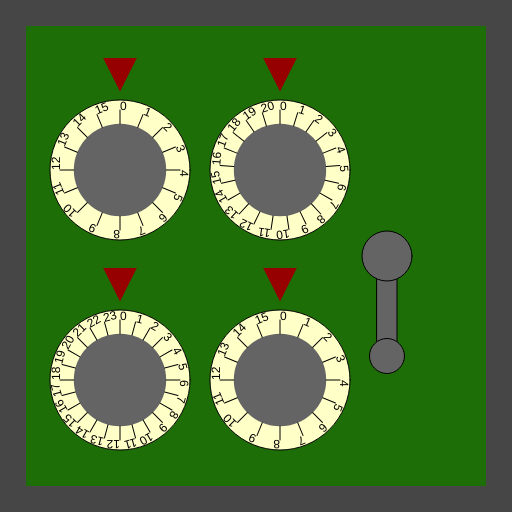
Frame 1 (no input)
Frame 60 (no input): identical to frame 1, image omitted
Frame 120 (the mouse pressed at the canvas centre since frame 60): identical to frame 1, image omitted

The p5.js sketch that drew this single still picture (run headless with seeded random() and noise() and a simulated clock; from frame 60 on, the mouse is pressed at the canvas centre):

// p5.js sketch
// ── sketch.js
/*

Officer: 9645752
CaseNum: 303-2-60962088-9645752

Case 303 - The Case of the Crooked Attorney
Stage 3 - The Gates Bank

I’ve made an appointment for you at the Gates Bank to retrieve your safe deposit box from the vault.
Actually you will break into Torvalds’ one.

Crack the safe by doing the following:

	When the mouse button is released:
	- Make secure_safe_key_a equal to the value of mouseY
	- Use the 'max' function to prevent secure_safe_key_a from falling below 2

	Whilst the mouse is being dragged:
	- Decrement secure_safe_key_b by 3
	- Use the 'max' function to prevent secure_safe_key_b from falling below 2

	When the mouse button is pressed:
	- Make secure_safe_key_c equal to the value of mouseY
	- Use the 'max' function to prevent secure_safe_key_c from falling below 4

	When any key is pressed:
	- Increment secure_safe_key_d by 3
	- Use the 'min' function to prevent secure_safe_key_d from going above 11

	When the mouse button is pressed:
	- Make secure_safe_key_e equal to the value of mouseX
	- Use the 'max' function to prevent secure_safe_key_e from falling below 17



This time you'll need to create the relevant event handlers yourself.

There are many possible ways of investigating this case, but you
should use ONLY the following commands:

	- The assignment operator aka. the equals sign !
	- mouseX, mouseY
	- Incrementing +=
	- Decrementing -=
	- min, max
	- constrain

*/

//declare the variables

var secure_safe_key_a;
var secure_safe_key_b;
var secure_safe_key_c;
var secure_safe_key_d;
var secure_safe_key_e;


function preload()
{
	//IMAGES WILL BE LOADED HERE

}

function setup()
{
	createCanvas(512,512);

	//initialise the variables
	secure_safe_key_a = 0;
	secure_safe_key_b = 0;
	secure_safe_key_c = 0;
	secure_safe_key_d = 0;
	secure_safe_key_e = 0;

}

///////////////////EVENT HANDLERS///////////////////

//Create event handlers here to open the safe ...


///////////////DO NOT CHANGE CODE BELOW THIS POINT///////////////////

function draw()
{

	//Draw the safe door
	background(70);
	noStroke();
	fill(29,110,6);
	rect(26,26,width-52,width-52);

	//Draw the combination dials
	push();
	translate(120,170);
	drawDial(140,secure_safe_key_a, 16);
	pop();

	push();
	translate(120,380);
	drawDial(140,secure_safe_key_b, 24);
	pop();

	push();
	translate(280,170);
	drawDial(140,secure_safe_key_c, 21);
	pop();

	push();
	translate(280,380);
	drawDial(140,secure_safe_key_d, 16);
	pop();

	//Draw the lever
	push();
	translate(width - 125,256);
	drawLever(secure_safe_key_e);
	pop();


}

function drawDial(diameter,num,maxNum)
{
	//the combination lock

	var r = diameter * 0.5;
	var p = r * 0.6;

	stroke(0);
	fill(255,255,200);
	ellipse(0,0,diameter,diameter);
	fill(100);
	noStroke();
	ellipse(0,0,diameter*0.66,diameter*0.66);
	fill(150,0,0);
	triangle(
		-p * 0.4,-r-p,
		p * 0.4,-r-p,
		0,-r-p/5
	);

	noStroke();

	push();
	var inc = 360/maxNum;

	rotate(radians(-num * inc));
	for(var i = 0; i < maxNum; i++)
	{
		push();
		rotate(radians(i * inc));
		stroke(0);
		line(0,-r*0.66,0,-(r-10));
		noStroke();
		fill(0);
		text(i,0,-(r-10));
		pop();
	}

	pop();
}

function drawLever(rot)
{
	push();
	rotate(radians(-rot))
	stroke(0);
	fill(100);
	rect(-10,0,20,100);
	ellipse(0,0,50,50);
	ellipse(0,100,35,35);
	pop();
}
